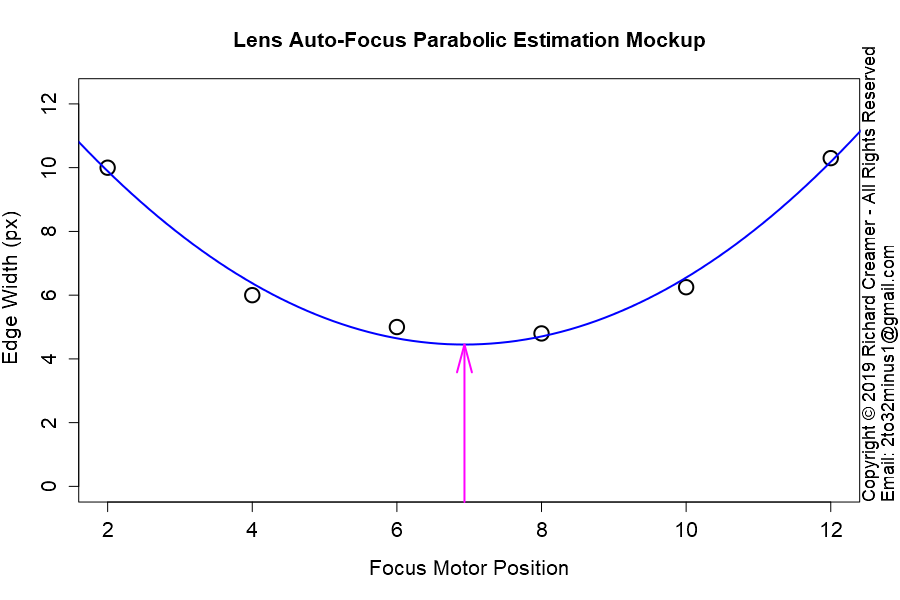

Write the R code that produced this figure.
##############################################################
### Copyright (c) Richard Creamer 2019 - All Rights Reserved
### Inquiries: email [email redacted]
##############################################################

### Globals
fontScale = 1.2    # Global font size variable
lf        = 1.2    # Enlarge font of plot labels
verbose   = FALSE  # Verbose printing
lw        = 2      # Line width
xMargin   = 1      # X-axis margin for plots
yMargin   = 1      # Y-axis margin for plots
de        = 0.01   # Small constant for estimating derivatives numerically
smlPts    = 1      # Small  data point/circle
medPts    = 1.5    # Medium data point/circle
lrgPts    = 2.0    # Large  data point/circle

### Run this function to generate this plot
runFunc = function() {
	dw = 1000
	dh = 750	
	path = "D:/Code/R/LeastSquaresPlay/PlotsAndAssocCode/Plot33/"
	savePngVerbose( paste(path, "Plot33.png", sep=""), lensFocusMockup, w=900, h=600, un="px" )
}

# Mockup lens parabolic auto-focus parameter estimation
lensFocusMockup = function() {
	x = c( 2, 4, 6, 8, 10, 12 )
	y = c( 10, 6, 5, 4.8, 6.25, 10.3 )
	plotTitle = "Lens Auto-Focus Parabolic Estimation Mockup"
	plot( x, y, ylim=c(0, max(y)+2), main=plotTitle, ylab="Edge Width (px)", xlab="Focus Motor Position", cex.main=1.3, cex.axis=1.3, cex.lab=1.3, cex=2.0, lwd=2 )
	lmFit = lm( y ~ x + I(x^2) )
	coeff = lmFit$coefficients
	xPred = seq( x[1] - 1, x[length(x)] + 1, length=100 )
	yPred = evalPoly( xPred, coeff )
	lines( xPred, yPred, col="blue", lwd=lw )
	a = coeff[3]; b = coeff[2]; c = coeff[1]
	focusPointX = -b/(2*a)
	focusPointY = a * focusPointX^2 + b * focusPointX + c
	minY = gpl()$yLim[1]
	arrows( focusPointX, minY, focusPointX, focusPointY, col="magenta", lwd=lw, angle=15, length = 0.3 )
}

### Compute f(x) for a polynomial and a vector of x-coordinates
evalPoly = function( x, coeff ) {
	if ( length( coeff ) < 1 ) return( c(0) )  	
	termSum = 0
	for ( i in 1:length(coeff) ) {
		termSum = termSum + coeff[i] * x^(i-1)
	}
	return( termSum )
}

### Get Plot Limits : gpl()$xLim[1] --> left x-coord
gpl = function() {
	u = par( "usr" )
	return( list( xLim=u[1:2], yLim=u[3:4] ) )
}

### Save to PNG file, specify width and height
savePngVerbose = function( path, plotFunc, w=512, h=512, un="px", doCopyright=TRUE, ... ) {
	png( filename = path, type="cairo", units=un, width=w, height=h, pointsize=12, res=96 )
	plotFunc( ... )
	if ( doCopyright )
		addCopyright()
	dev.off()
}

### Add copyright notice to plot via text()
addCopyright = function() {
	mtext( "Copyright \uA9 2019 Richard Creamer - All Rights Reserved", side=4, line=0, adj=0, cex=1.1 )
	mtext( "Email: [email redacted]", side=4, line=1, adj=0, cex=1.1 )
}

runFunc()
